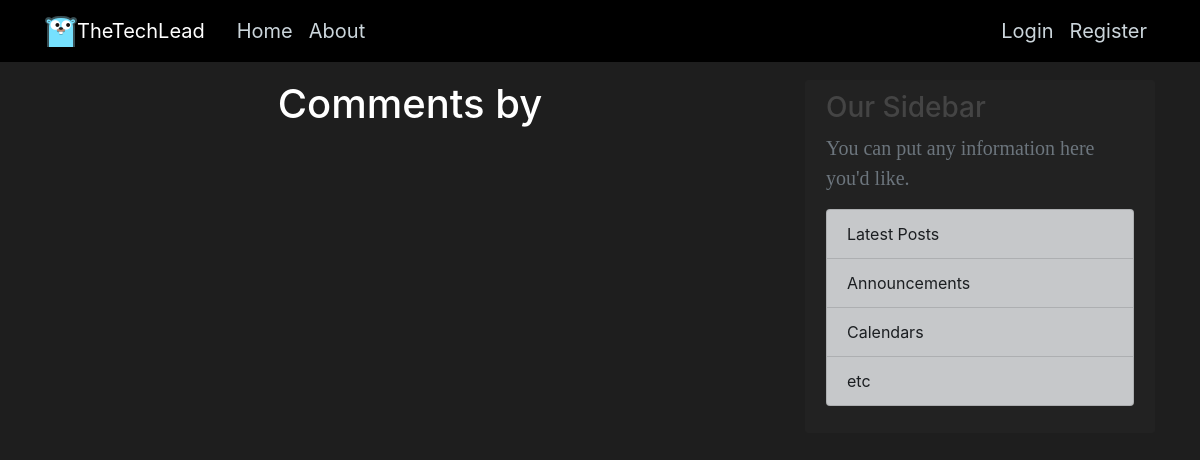
The app's page /blog/post/1/comments/, older data.
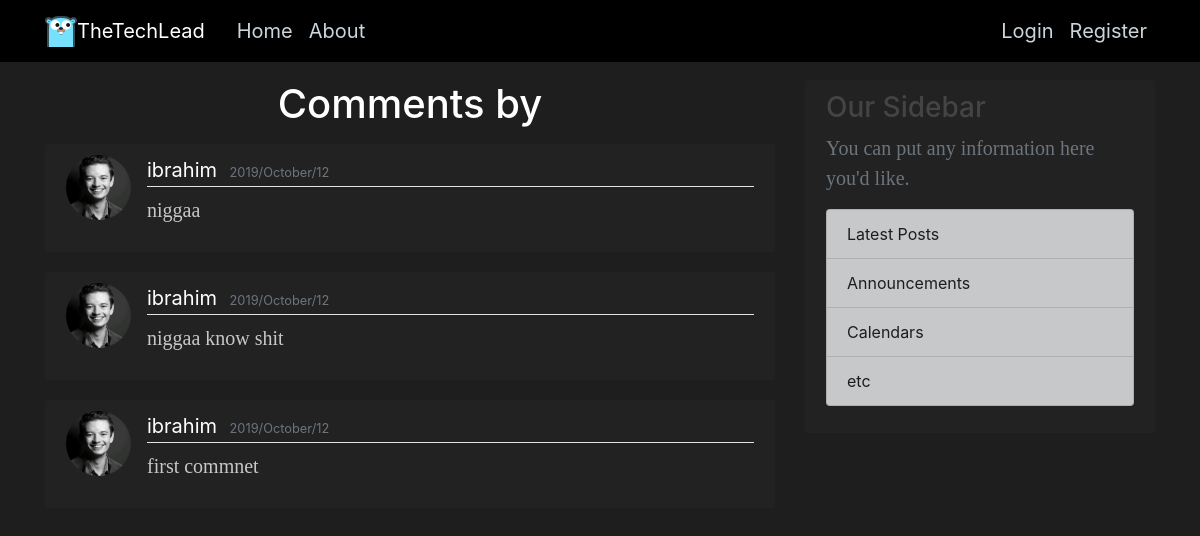
The same page, newer data.
### blog/models.py (models this page shows, shortened)
class Comment(models.Model):
    blog_id = Post.id
    author = models.ForeignKey(User,on_delete=models.CASCADE)
    content = models.TextField()
    date = models.DateTimeField(default=timezone.now)
    class Meta:
        verbose_name = 'blog Comment'
        verbose_name_plural = 'blog Comments'

### users/models.py (models this page shows, shortened)
class Profile(models.Model):
    user = models.OneToOneField(User,on_delete=models.CASCADE)
    image = models.ImageField(default ='default.jpeg',upload_to='profile_pics')

### blog/views.py (the view)
# urls.py: path('post/<int:pk>/comments/', CommentListView.as_view(),name='blog-comments'),
class CommentListView(ListView):
    model = Comment
    context_object_name = 'comments'
    template_name='blog/comment_list.html'

### blog/templates/blog/comment_list.html (shortened to what this page needs)
{%extends "blog/base.html" %}
{% block content %}
 <h1 class="mb-3">Comments by {{ view.kwargs.username }} </h1>
{% for comment in comments %}
<article class="media content-section">
  <img class="rounded-circle article-img" src={{comment.author.profile.image.url}}>
  <div class="media-body">
    <div class="article-metadata">
      <a class="mr-2" href= "{% url 'user-posts' comment.author.username %}" >{{ comment.author }}</a>
      <small class="text-muted">{{ comment.date |date:"Y/F/d" }}</small>
    </div>
    <p class="article-content">{{ comment.content }}</p>
  </div>
</article>
{% endfor %}
{% endblock %}

### blog/templates/blog/base.html (shortened to what this page needs)
{% load static %}
<!DOCTYPE html>
<html>
<head>
    <link rel="stylesheet" href="https://maxcdn.bootstrapcdn.com/bootstrap/4.0.0/css/bootstrap.min.css"
>
	<link rel="stylesheet" type="text/css" href="{% static 'blog/main.css' %}">
</head>
<body><header class="site-header">
  <nav class="navbar navbar-expand-md navbar-dark bg-steel fixed-top">
    <div class="container">
      <a href="{% url 'blog-home' %}"><img src='/media/Pics/favicon.ico' alt="logo"></img></a>
      <a class="navbar-brand mr-4" href="{% url 'blog-home' %}"	>TheTechLead</a>
      <div class="collapse navbar-collapse" id="navbarToggle">
        <div class="navbar-nav mr-auto">
          <a class="nav-item nav-link" href= "{% url 'blog-home' %}" >Home</a>
          <a class="nav-item nav-link" href= "{% url 'blog-about' %}" >About</a>
        </div>
        <div class="navbar-nav">
        {% if user.is_authenticated %}
        <a class="nav-item nav-link" href= "{%url 'post-create'%}">New Post</a>
        <a class="nav-item nav-link" href= "{%url 'logout'%}">Logout</a>
        <a class="nav-item nav-link" href= "{%url 'profile'%}">profile</a>
        {% else %}
          <a class="nav-item nav-link" href= "{%url 'login'%}">Login</a>
          <a class="nav-item nav-link" href="{%url 'register'%}">Register</a>
        {% endif%}
        </div>
      </div>
    </div>
  </nav>
</header>
<main role="main" class="container">
  <div class="row">
    <div class="col-md-8">
      {% block content %}{% endblock %}
    </div>
    <div class="col-md-4">
      <div class="content-section">
        <h3>Our Sidebar</h3>
        <p title="Made by the  greatest of all time !" class='text-muted'>You can put any information here you'd like.
          <ul class="list-group">
            <li class="list-group-item list-group-item-dark">Latest Posts</li>
            <li class="list-group-item list-group-item-dark">Announcements</li>
            <li class="list-group-item list-group-item-dark">Calendars</li>
            <li class="list-group-item list-group-item-dark">etc</li>
          </ul>
        </p>
      </div>
    </div>
  </div>
</main>
</body>
</html>

### blog/static/blog/main.css (style rules this page uses)
body { background: #fafafa; color: #333333; margin-top: 5rem; }
h1, h2, h3, h4, h5, h6 { color: #444444; }
ul { margin: 0; }
.bg-steel { background-color: rgb(0,0,0); }
.site-header .navbar-nav .nav-link { color: #cbd5db; }
.content-section { background: rgb(34, 34, 34); padding: 10px 20px; border: 1px solid rgb(34, 34, 34); border-radius: 3px; margin-bottom: 20px; }
.article-content { white-space: pre-line; }
.article-img { height: 65px; width: 65px; margin-right: 16px; }
.article-metadata { padding-bottom: 1px; margin-bottom: 4px; border-bottom: 1px solid #e3e3e3 }
body { background-color: rgb(30, 30, 30); }
h1 { color: #ffffff; text-align: center; }
p { color: rgb(200,200,200) ; font-family: verdana; font-size: 20px; text-align: left; }
a { color: white ; font-size: 20px; }
li { display: block; text-decoration: none; border-bottom: none; color: rgb(20, 20, 30); display: inline; }

Row changes from the older to the newer data that the page shows:
added Comment: author.profile.image (picture), author "ibrahim", date "2019/October/12", content "niggaa"
added Comment: author.profile.image (picture), author "ibrahim", date "2019/October/12", content "niggaa know shit"
added Comment: author.profile.image (picture), author "ibrahim", date "2019/October/12", content "first commnet"
